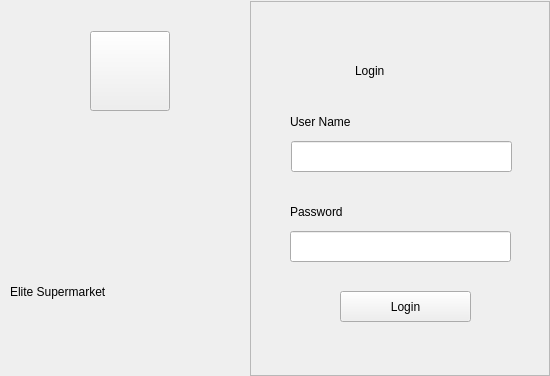
<?xml version="1.0" encoding="UTF-8"?>
<ui version="4.0">
 <class>login</class>
 <widget class="QWidget" name="login">
  <property name="geometry">
   <rect>
    <x>0</x>
    <y>0</y>
    <width>550</width>
    <height>375</height>
   </rect>
  </property>
  <property name="maximumSize">
   <size>
    <width>550</width>
    <height>375</height>
   </size>
  </property>
  <property name="windowTitle">
   <string>Form</string>
  </property>
  <layout class="QGridLayout" name="gridLayout">
   <property name="leftMargin">
    <number>0</number>
   </property>
   <property name="topMargin">
    <number>1</number>
   </property>
   <property name="rightMargin">
    <number>0</number>
   </property>
   <property name="bottomMargin">
    <number>0</number>
   </property>
   <property name="spacing">
    <number>0</number>
   </property>
   <item row="1" column="0" rowspan="2">
    <widget class="QFrame" name="logo">
     <property name="sizePolicy">
      <sizepolicy hsizetype="Fixed" vsizetype="Fixed">
       <horstretch>0</horstretch>
       <verstretch>0</verstretch>
      </sizepolicy>
     </property>
     <property name="minimumSize">
      <size>
       <width>250</width>
       <height>375</height>
      </size>
     </property>
     <property name="maximumSize">
      <size>
       <width>250</width>
       <height>375</height>
      </size>
     </property>
     <widget class="QPushButton" name="buttonLogo">
      <property name="geometry">
       <rect>
        <x>90</x>
        <y>30</y>
        <width>80</width>
        <height>80</height>
       </rect>
      </property>
      <property name="cursor">
       <cursorShape>PointingHandCursor</cursorShape>
      </property>
      <property name="text">
       <string/>
      </property>
     </widget>
     <widget class="QLabel" name="name">
      <property name="geometry">
       <rect>
        <x>10</x>
        <y>260</y>
        <width>231</width>
        <height>61</height>
       </rect>
      </property>
      <property name="text">
       <string>Elite Supermarket</string>
      </property>
     </widget>
    </widget>
   </item>
   <item row="1" column="1" rowspan="2" colspan="2">
    <widget class="QFrame" name="frameSignIn">
     <property name="minimumSize">
      <size>
       <width>300</width>
       <height>0</height>
      </size>
     </property>
     <property name="maximumSize">
      <size>
       <width>300</width>
       <height>16777215</height>
      </size>
     </property>
     <property name="frameShape">
      <enum>QFrame::StyledPanel</enum>
     </property>
     <property name="frameShadow">
      <enum>QFrame::Raised</enum>
     </property>
     <widget class="QLineEdit" name="fieldUserName">
      <property name="geometry">
       <rect>
        <x>41</x>
        <y>140</y>
        <width>221</width>
        <height>31</height>
       </rect>
      </property>
      <property name="text">
       <string/>
      </property>
      <property name="maxLength">
       <number>10</number>
      </property>
     </widget>
     <widget class="QLabel" name="labelSignIn">
      <property name="geometry">
       <rect>
        <x>105</x>
        <y>50</y>
        <width>91</width>
        <height>40</height>
       </rect>
      </property>
      <property name="text">
       <string>Login</string>
      </property>
     </widget>
     <widget class="QLineEdit" name="fieldPwd">
      <property name="geometry">
       <rect>
        <x>40</x>
        <y>230</y>
        <width>221</width>
        <height>31</height>
       </rect>
      </property>
      <property name="text">
       <string/>
      </property>
      <property name="maxLength">
       <number>15</number>
      </property>
      <property name="echoMode">
       <enum>QLineEdit::Password</enum>
      </property>
     </widget>
     <widget class="QPushButton" name="buttonSignIn">
      <property name="geometry">
       <rect>
        <x>90</x>
        <y>290</y>
        <width>131</width>
        <height>31</height>
       </rect>
      </property>
      <property name="text">
       <string>Login</string>
      </property>
     </widget>
     <widget class="QLabel" name="label_2">
      <property name="geometry">
       <rect>
        <x>40</x>
        <y>110</y>
        <width>101</width>
        <height>21</height>
       </rect>
      </property>
      <property name="text">
       <string>User Name</string>
      </property>
     </widget>
     <widget class="QLabel" name="label_3">
      <property name="geometry">
       <rect>
        <x>40</x>
        <y>200</y>
        <width>111</width>
        <height>21</height>
       </rect>
      </property>
      <property name="text">
       <string>Password</string>
      </property>
     </widget>
    </widget>
   </item>
  </layout>
 </widget>
 <resources/>
 <connections/>
</ui>
